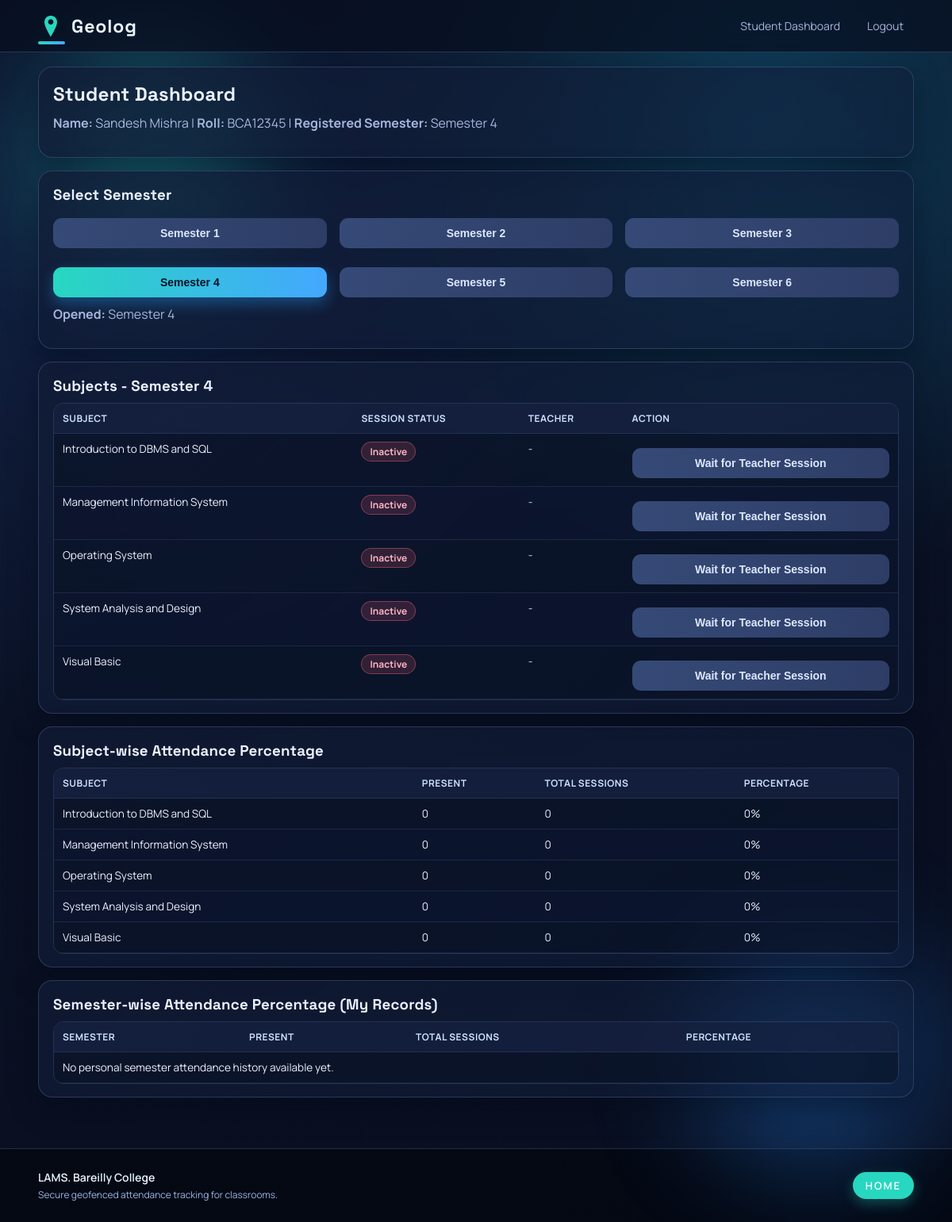
/student/dashboard (signed in), run on the app's committed database.
### models.py (models this page shows)
class User(db.Model):
    __tablename__ = "users"
    __table_args__ = (
        CheckConstraint("role IN ('admin', 'teacher', 'student')", name="ck_users_role_allowed"),
    )
    id = db.Column(db.Integer, primary_key=True)
    role = db.Column(db.String(20), nullable=False)
    name = db.Column(db.String(120), nullable=False)
    email = db.Column(db.String(255), nullable=False, unique=True)
    password = db.Column(db.String(255), nullable=False)
    email_verified = db.Column(db.Boolean, default=False, nullable=False)
    department = db.Column(db.String(120), nullable=True)
    last_login_at = db.Column(db.DateTime, nullable=True)

class Student(db.Model):
    __tablename__ = "students"
    id = db.Column(db.Integer, primary_key=True)
    user_id = db.Column(db.Integer, db.ForeignKey("users.id"), nullable=False, unique=True)
    roll_no = db.Column(db.String(40), nullable=False, unique=True)
    mobile_no = db.Column(db.String(20), nullable=True)
    semester_id = db.Column(db.Integer, db.ForeignKey("semesters.id"), nullable=False)
    verified = db.Column(db.Boolean, default=False, nullable=False)

class Semester(db.Model):
    __tablename__ = "semesters"
    id = db.Column(db.Integer, primary_key=True)
    name = db.Column(db.String(40), nullable=False, unique=True)

class Subject(db.Model):
    __tablename__ = "subjects"
    id = db.Column(db.Integer, primary_key=True)
    name = db.Column(db.String(120), nullable=False)
    semester_id = db.Column(db.Integer, db.ForeignKey("semesters.id"), nullable=False)
    status = db.Column(db.Boolean, default=True, nullable=False)

### app.py (the view, shortened to what this page needs)
@app.route("/student/dashboard")
@login_required(role="student")
def student_dashboard():
    student = Student.query.filter_by(user_id=session["user_id"]).first_or_404()
    user = db.session.get(User, session["user_id"])
    semester = db.session.get(Semester, student.semester_id)
    semesters = get_allowed_semesters()
    selected_semester_id = request.args.get("semester_id", type=int) or student.semester_id
    allowed_semester_ids = {sem.id for sem in semesters}
    if selected_semester_id not in allowed_semester_ids:
        selected_semester_id = student.semester_id
    selected_semester = db.session.get(Semester, selected_semester_id)
    subjects = (
        Subject.query.filter_by(semester_id=selected_semester_id, status=True)
        .order_by(Subject.name)
        .all()
    )
    active_sessions = (
        db.session.query(AttendanceSession, Subject, User)
        .join(Subject, Subject.id == AttendanceSession.subject_id)
        .join(Teacher, Teacher.id == AttendanceSession.teacher_id)
        .join(User, User.id == Teacher.user_id)
        .filter(
            AttendanceSession.is_active.is_(True),
            AttendanceSession.semester_id == selected_semester_id,
            Subject.status.is_(True),
        )
        .order_by(AttendanceSession.start_time.desc())
        .all()
    )
    active_session_by_subject = {}
    for sess, subject, teacher_user in active_sessions:
        if subject.id not in active_session_by_subject:
            active_session_by_subject[subject.id] = (sess, teacher_user)
    marked_session_ids = {
        row[0]
        for row in db.session.query(Attendance.session_id)
        .filter(Attendance.student_id == student.id)
        .all()
    }
    attendance_request_status_by_session = {
        row.session_id: row.status
        for row in AttendanceRequest.query.filter_by(student_id=student.id).all()
    }
    subject_percentages = []
    for subject in subjects:
        total_sessions = AttendanceSession.query.filter_by(subject_id=subject.id).count()
        present = Attendance.query.filter_by(student_id=student.id, subject_id=subject.id).count()
        percentage = round((present / total_sessions) * 100, 2) if total_sessions else 0
        subject_percentages.append(
            {
                "subject": subject,
                "present": present,
                "total": total_sessions,
                "percentage": percentage,
            }
        )
    overall_total_sessions = AttendanceSession.query.filter_by(semester_id=student.semester_id).count()
    overall_present = (
        db.session.query(func.count(Attendance.id))
        .join(Subject, Subject.id == Attendance.subject_id)
        .filter(Attendance.student_id == student.id, Subject.semester_id == student.semester_id)
        .scalar()
        or 0
    )
    overall_percentage = (
        round((overall_present / overall_total_sessions) * 100, 2)
        if overall_total_sessions
        else 0
    )
    semester_percentage_report = []
    my_semesters = (
        db.session.query(Semester.id, Semester.name)
        .join(Subject, Subject.semester_id == Semester.id)
        .join(Attendance, Attendance.subject_id == Subject.id)
        .filter(Attendance.student_id == student.id)
        .group_by(Semester.id, Semester.name)
        .order_by(Semester.id.asc())
        .all()
    )
    return render_template(
        "student_dashboard.html",
        user=user,
        student=student,
        semester=semester,
        semesters=semesters,
        selected_semester=selected_semester,
        subjects=subjects,
        active_session_by_subject=active_session_by_subject,
        marked_session_ids=marked_session_ids,
        attendance_request_status_by_session=attendance_request_status_by_session,
        subject_percentages=subject_percentages,
        overall_percentage=overall_percentage,
        semester_percentage_report=semester_percentage_report,
    )

### app.py (called while the page is built)
@app.context_processor
def inject_laas_logo():
    candidates = [
        "img/laas-logo.jpg",
        "img/laas-logo.jpeg",
        "img/laas-logo.png",
        "img/laas-logo.webp",
    ]
    for rel_path in candidates:
        abs_path = os.path.join(app.static_folder, rel_path.replace("/", os.sep))
        if os.path.exists(abs_path):
            return {"laas_logo": url_for("static", filename=rel_path)}
    return {"laas_logo": ""}

@app.after_request
def add_no_cache_headers(response):
    if response.mimetype in {"text/html", "application/javascript", "text/css"}:
        response.headers["Cache-Control"] = "no-store, no-cache, must-revalidate, max-age=0"
        response.headers["Pragma"] = "no-cache"
        response.headers["Expires"] = "0"
    return response

def get_allowed_semesters():
    return Semester.query.filter(Semester.name.in_(ALLOWED_SEMESTER_NAMES)).order_by(Semester.id).all()

### templates/student_dashboard.html (shortened to what this page needs)
{% extends "base.html" %}
{% block content %}
<div class="card">
    <h2>Student Dashboard</h2>
    <p><b>Name:</b> {{ user.name }} | <b>Roll:</b> {{ student.roll_no }} | <b>Registered Semester:</b> {{ semester.name }}</p>
</div>
<div class="card">
    <h3>Select Semester</h3>
    <div class="row-3">
        {% for sem in semesters %}
            <a href="{{ url_for('student_dashboard', semester_id=sem.id) }}">
                <button type="button" class="{{ 'btn-secondary' if selected_semester and selected_semester.id != sem.id else '' }}">
                    {{ sem.name }}
                </button>
            </a>
        {% endfor %}
    </div>
    <p style="margin-top:10px;"><b>Opened:</b> {{ selected_semester.name if selected_semester else 'N/A' }}</p>
</div>
<div class="card">
    <h3>Subjects - {{ selected_semester.name if selected_semester else '' }}</h3>
    <div class="table-wrap">
        <table>
            <thead>
                <tr>
                    <th>Subject</th>
                    <th>Session Status</th>
                    <th>Teacher</th>
                    <th>Action</th>
                </tr>
            </thead>
            <tbody>
                {% for subject in subjects %}
                    {% set session_data = active_session_by_subject.get(subject.id) %}
                    <tr>
                        <td>{{ subject.name }}</td>
                        <td>
                            {% if session_data %}
                                <span class="badge">Active</span>
                            {% else %}
                                <span class="badge badge-danger">Inactive</span>
                            {% endif %}
                        </td>
                        <td>{{ session_data[1].name if session_data else '-' }}</td>
                        <td>
                            {% if session_data and student.semester_id == selected_semester.id %}
                                {% set sid = session_data[0].id %}
                                {% set request_status = attendance_request_status_by_session.get(sid) %}
                                {% if sid in marked_session_ids %}
                                    <button type="button" class="btn-marked" data-session-id="{{ sid }}" disabled>Marked</button>
                                {% elif request_status == 'rejected' %}
                                    <button type="button" class="btn-secondary" data-session-id="{{ sid }}" disabled>Rejected</button>
                                {% elif request_status == 'pending' %}
                                    <button type="button" class="btn-secondary" data-session-id="{{ sid }}" disabled>Pending Approval</button>
                                {% else %}
                                    <button
                                        type="button"
                                        data-session-id="{{ sid }}"
                                        onclick="markAttendance({{ sid }}, this)"
                                    >Mark Attendance</button>
                                {% endif %}
                            {% elif session_data %}
                                <button type="button" class="btn-secondary" disabled>Semester Mismatch</button>
                            {% else %}
                                <button type="button" class="btn-secondary" disabled>Wait for Teacher Session</button>
                            {% endif %}
                        </td>
                    </tr>
                {% else %}
                    <tr><td colspan="4">No subjects available for this semester.</td></tr>
                {% endfor %}
            </tbody>
        </table>
    </div>
</div>
<div class="card">
    <h3>Subject-wise Attendance Percentage</h3>
    <div class="table-wrap">
        <table>
            <thead>
                <tr>
                    <th>Subject</th>
                    <th>Present</th>
                    <th>Total Sessions</th>
                    <th>Percentage</th>
                </tr>
            </thead>
            <tbody>
                {% for item in subject_percentages %}
                    <tr>
                        <td>{{ item.subject.name }}</td>
                        <td>{{ item.present }}</td>
                        <td>{{ item.total }}</td>
                        <td>{{ item.percentage }}%</td>
                    </tr>
                {% else %}
                    <tr><td colspan="4">No subjects are enabled for your selected semester.</td></tr>
                {% endfor %}
            </tbody>
        </table>
    </div>
</div>
<div class="card">
    <h3>Semester-wise Attendance Percentage (My Records)</h3>
    <div class="table-wrap">
        <table>
            <thead>
                <tr>
                    <th>Semester</th>
                    <th>Present</th>
                    <th>Total Sessions</th>
                    <th>Percentage</th>
                </tr>
            </thead>
            <tbody>
                {% for item in semester_percentage_report %}
                    <tr>
                        <td>{{ item.semester }}</td>
                        <td>{{ item.present }}</td>
                        <td>{{ item.total }}</td>
                        <td>{{ item.percentage }}%</td>
                    </tr>
                {% else %}
                    <tr><td colspan="4">No personal semester attendance history available yet.</td></tr>
                {% endfor %}
            </tbody>
        </table>
    </div>
</div>
{% endblock %}

### static/css/style.css (style rules this page uses)
:root { --bg: #080d1a; --bg-soft: #0f1830; --surface: rgba(16, 24, 48, 0.75); --surface-strong: #121f3f; --surface-lite: rgba(36, 51, 90, 0.4); --text: #ebf1ff; --text-dim: #a6b6dc; --accent: #28d7c0; --accent-2: #44a7ff; --danger: #ff667a; --ok: #34d399; --border: rgba(132, 156, 219, 0.25); --shadow: 0 14px 36px rgba(1, 8, 22, 0.45); }
* { box-sizing: border-box; }
body { margin: 0; color: var(--text); font-family: "Manrope", sans-serif; background: radial-gradient(circle at 15% 20%, #132449, transparent 40%), radial-gradient(circle at 80% 10%, #0f3e5b, transparent 35%), linear-gradient(160deg, #060a15, #0a1124 40%, #090f20); min-height: 100vh; position: relative; }
.card { background: linear-gradient(135deg, rgba(17, 27, 53, 0.78), rgba(16, 30, 58, 0.56)); border: 1px solid var(--border); border-radius: 18px; padding: 18px 18px 16px; margin-bottom: 16px; box-shadow: var(--shadow); backdrop-filter: blur(10px); }
.card h2, .card h3 { margin-top: 0; margin-bottom: 10px; font-family: "Space Grotesk", sans-serif; letter-spacing: 0.01em; }
.card p { color: var(--text-dim); margin-top: 0; }
.row-3 { display: grid; grid-template-columns: repeat(3, minmax(0, 1fr)); gap: 16px; }
input, select, button { width: 100%; padding: 11px 12px; border-radius: 11px; border: 1px solid var(--border); font-size: 14px; color: var(--text); }
button { margin-top: 8px; border: none; font-weight: 700; background: linear-gradient(95deg, var(--accent), var(--accent-2)); color: #021527; cursor: pointer; transition: transform 0.15s ease, box-shadow 0.15s ease, opacity 0.2s ease; box-shadow: 0 8px 18px rgba(38, 164, 255, 0.35); }
.btn-secondary { background: linear-gradient(95deg, #364a77, #2d3d66); color: #dce7ff; box-shadow: none; }
.table-wrap { overflow-x: auto; border-radius: 13px; border: 1px solid rgba(129, 154, 220, 0.2); }
table { width: 100%; border-collapse: collapse; font-size: 13.6px; min-width: 620px; background: rgba(7, 15, 32, 0.48); }
th, td { padding: 10px 11px; text-align: left; border-bottom: 1px solid rgba(132, 156, 219, 0.15); vertical-align: top; }
thead th { font-size: 12px; letter-spacing: 0.04em; text-transform: uppercase; color: #cde0ff; background: rgba(28, 43, 81, 0.5); }
tbody tr:nth-child(even) { background: rgba(14, 24, 51, 0.45); }
.badge { display: inline-block; border-radius: 999px; padding: 3px 10px; font-size: 12px; font-weight: 700; background: rgba(40, 215, 192, 0.18); border: 1px solid rgba(40, 215, 192, 0.35); color: #77ffe5; }
.badge-danger { background: rgba(255, 102, 122, 0.16); border-color: rgba(255, 102, 122, 0.4); color: #ffb5c0; }
a { color: #9ed9ff; }

### data on the page
User: name "Sandesh Mishra"
Student: roll_no "BCA12345"
Semester: name "Semester 4"
Semester: name "Semester 1"
Semester: name "Semester 2"
Semester: name "Semester 3"
Semester: name "Semester 5"
Semester: name "Semester 6"
Subject: name "Introduction to DBMS and SQL", session_data "-", subject.name "Introduction to DBMS and SQL"
Subject: name "Management Information System", session_data "-", subject.name "Management Information System"
Subject: name "Operating System", session_data "-", subject.name "Operating System"
Subject: name "System Analysis and Design", session_data "-", subject.name "System Analysis and Design"
Subject: name "Visual Basic", session_data "-", subject.name "Visual Basic"

### other printed values
{{ item.present }} "0" "0" "0" "0" "0"
{{ item.total }} "0" "0" "0" "0" "0"
{{ item.percentage }} "0" "0" "0" "0" "0"
